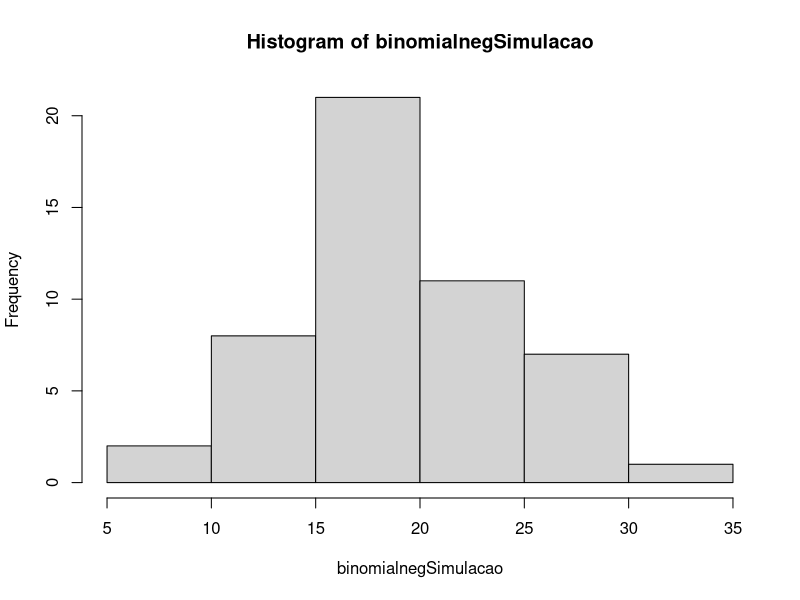
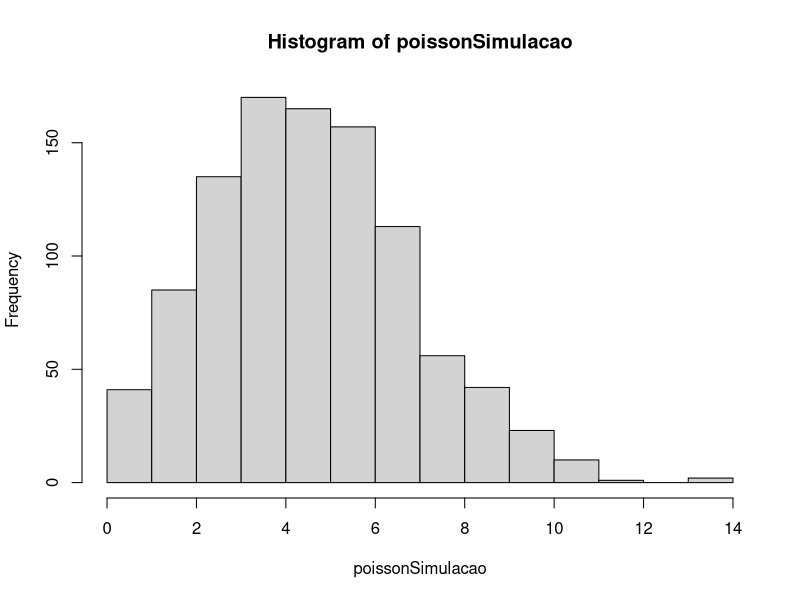
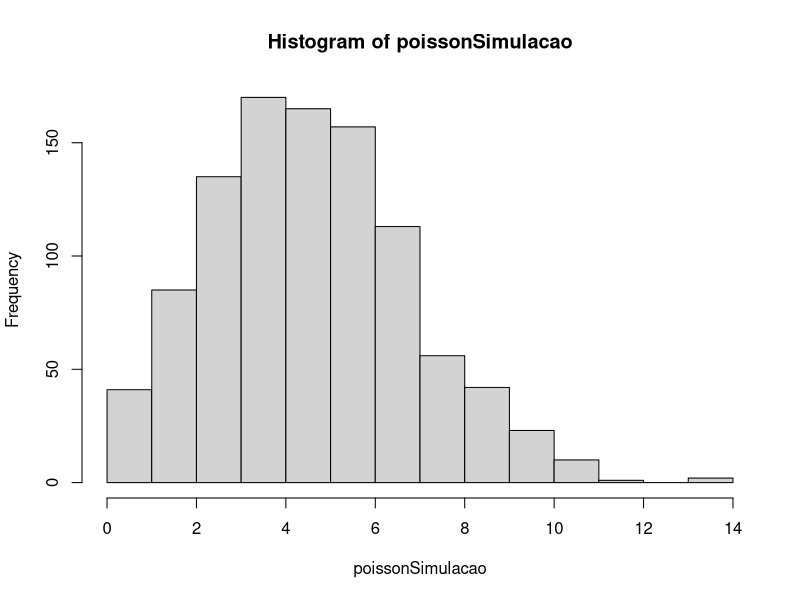
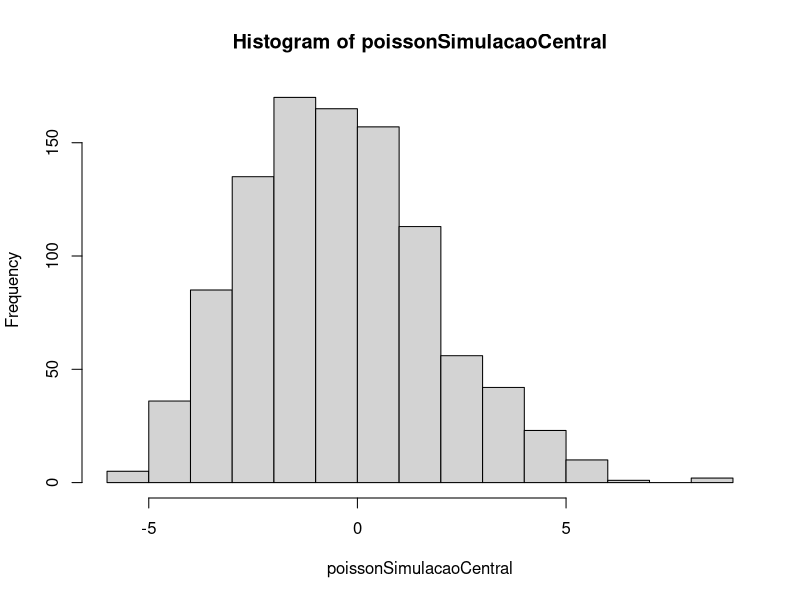

Here is the R script that generated these plots, in order:
# o R como calculadora

binomialnegSimulacao <- rnbinom(50, mu = 20, size = 1000)
hist(binomialnegSimulacao)
poissonSimulacao <- rpois(1000, 5)
hist(poissonSimulacao)

#centralizar simulacao poisson
poissonSimulacaoCentral <- poissonSimulacao - mean(poissonSimulacao)
hist(poissonSimulacao)
hist(poissonSimulacaoCentral)


